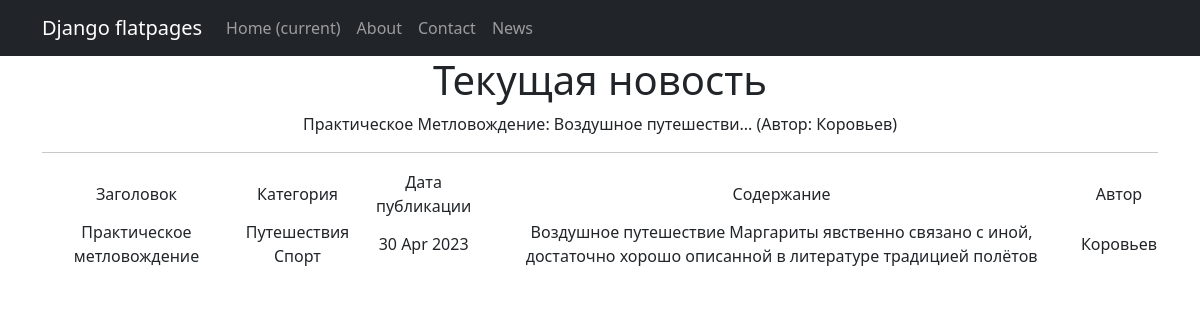
Screenshot of /news/3 with the database file from the repository.
### news/models.py (models this page shows, shortened)
class Post(models.Model):
    article = 'AR'
    news = 'NW'
    POST_TYPE = [
        (article, 'Статья'),
        (news, 'Новость')
    ]
    post_type = models.CharField(max_length=2,
                                 choices=POST_TYPE)
    post_date_time = models.DateTimeField(auto_now_add=True)
    post_title = models.CharField(max_length=255)
    post_text = models.TextField()
    post_rating = models.IntegerField(default=0)
    author = models.ForeignKey('Author', on_delete=models.CASCADE)
    category = models.ManyToManyField('Category', through='PostCategory')
    def __str__(self):
        return f'{self.post_title.title()}: {self.post_text[:20]}... (Автор: {self.author})'

class Author(models.Model):
    author_rating = models.IntegerField(default=0)
    author = models.OneToOneField(User, on_delete=models.CASCADE)
    def __str__(self):
        return self.author.username

class Category(models.Model):
    category_name = models.CharField(max_length=255,
                                     unique=True)
    def __str__(self):
        return self.category_name

### news/views.py (the view)
# urls.py: path('<int:pk>', NewsDetail.as_view()),
class NewsDetail(DetailView):
    model = Post
    template_name = 'one_news.html'
    context_object_name = 'one_news'

### news/templatetags/custom_filters.py (called while the page is built)
@register.filter()
def censor(value):
    words = value.split()
    corrected_words = []
    for word in words:
        if word.lower() in restricted_words:
            word = word = list(word)[0] + ''.join([i.replace(i, "*") for i in list(word)[1:-1]]) + list(word)[-1]
            corrected_words.append(word)
        else:
            corrected_words.append(word)
    corrected_words = ' '.join(corrected_words)
    return corrected_words

### templates/one_news.html (shortened to what this page needs)
{% extends 'flatpages/default.html' %}
{% load custom_filters %}
{% block content %}
<h1> Текущая новость </h1>
{{ one_news }}
<hr>
<table>
    <tr>
        <td> Заголовок</td>
        <td> Категория</td>
        <td> Дата публикации</td>
        <td> Содержание</td>
        <td> Автор</td>
    </tr>
    <tr>
        <td> {{ one_news.post_title }}</td>
        <td>
            {% for category in one_news.category.all %}
            {{ category }}
            {% endfor %}
        </td>
        <td> {{ one_news.post_date_time|date:'d M Y' }}</td>
        <td> {{ one_news.post_text|censor }}</td>
        <td> {{ one_news.author }}</td>
    </tr>
</table>
    {% endblock content %}

### rows the page displays
Post: post_title+post_text+author "Практическое Метловождение: Воздушное путешестви... (Автор: Коровьев)", post_title "Практическое метловождение", post_date_time "30 Apr 2023", post_text|censor "Воздушное путешествие Маргариты явственно связано с иной, достаточно хорошо описанной в литературе традицией полётов", author "Коровьев"
Category: category_name "Путешествия"
Category: category_name "Спорт"
